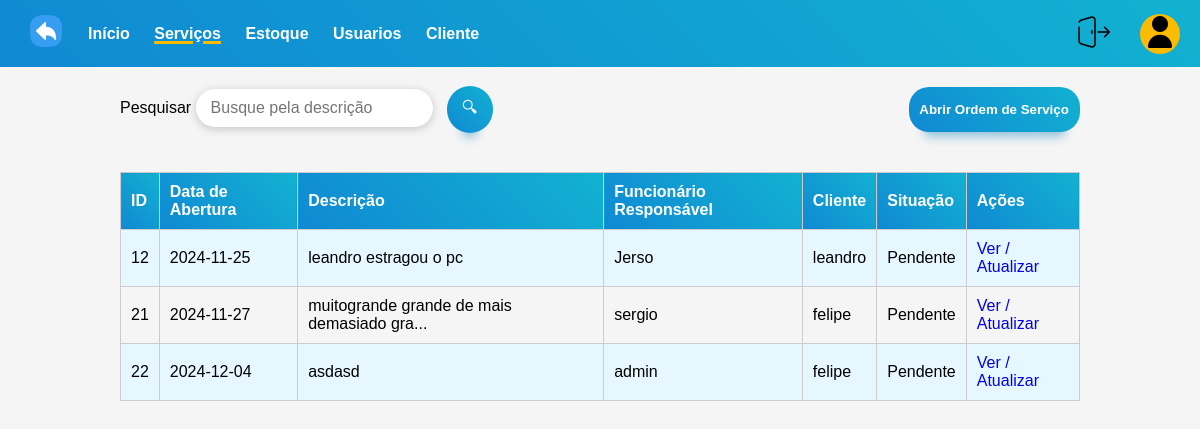
The page /serviço.php on the database its author committed.
### tables this page shows
CREATE TABLE `os` (
  `id_os` int(3) NOT NULL,
  `os_data_inicio` date NOT NULL,
  `os_data_fim` date DEFAULT NULL,
  `os_previsto` date NOT NULL,
  `os_descriçao` text NOT NULL,
  `os_atribuido` varchar(30) NOT NULL,
  `os_sit` varchar(20) NOT NULL,
  `os_preco` decimal(10,0) NOT NULL,
  `os_prod_1` varchar(50) NOT NULL,
  `os_prod_2` varchar(50) DEFAULT NULL,
  `os_prod_3` varchar(50) DEFAULT NULL,
  `cliente` varchar(50) NOT NULL
);

### serviço.php (the view, shortened to what this page needs)
<!DOCTYPE html>
<html lang="pt-br">
<head>
    <link rel="stylesheet" href="tabela.css">
</head>
<body>
    <header>
        <div class="div">
        <div class="logo"><a href="menuAdm.php"><img src="images/desfazer.png" alt=""></a></div>
            <nav>
                <ul>
                    <li><a class="NavItem" href="menuadm.php">Início</a></li>
                    <li><a class="NavItem underline" href="serviço.php">Serviços</a></li>
                    <li><a class="NavItem" href="estoque.php">Estoque</a></li>
                    <li><a class="NavItem" href="usuario.php">Usuarios</a></li>
                    <li><a class="NavItem" href="cliente.php">Cliente</a></li>
                </ul>
            </nav>
        </div>
        <div class="user-profile">
            <div class="logout"><a href="index.html"><img src="images/logout.png" title="Logout" alt="Logout"></a></div>
            <div class="user-icon"><img src="images/user.png" alt=""></div>
        </div>
    </header>
    <section>
            <form  method="POST">
                <label>Pesquisar</label>
                <input type="text" placeholder="Busque pela descrição" name="pesquisa"class="search-input">
                <button class="search-button">🔍︎</button>
            </form>
        <form action="cadastro_os.php" method="POST" class="form">
            <input class="login-button" type="submit" value="   Abrir Ordem de Serviço   ">
        </form>
    </section>
    <main>
        <br>
        <table class="tabela" align="center" border="1">
            <tr>
                <th>ID</th>
                <th>Data de Abertura</th>
                <th>Descrição</th>
                <th>Funcionário Responsável</th>
                <th>Cliente</th>
                <th>Situação</th>
                <th colspan="2">Ações</th>
                <?php
                    $conexao = conectadb();
                    $conexao->set_charset("utf8");
                    if (isset($_POST['pesquisa'])) {
                        $pesquisa = $_POST['pesquisa'];
                        $sql = "SELECT * FROM os WHERE os_descriçao LIKE '%$pesquisa%'";
                    } else {
                        $sql = "SELECT * FROM os ORDER BY os_data_inicio ASC";
                    }
                    $result = $conexao->query($sql);
                    if ($result->num_rows > 0) {
                        while ($linha = $result->fetch_assoc()) {
                            echo "<tr>";
                            echo "<td>" . $linha["id_os"] . "</td>";
                            echo "<td>" . $linha["os_data_inicio"] . "</td>";
                            $descricao = $linha["os_descriçao"];
                            if (strlen($descricao) > 40) {
                                $descricao = substr($descricao, 0, 40) . "...";
                            }
                            echo "<td>" . $descricao . "</td>";
                            echo "<td>" . $linha["os_atribuido"] . "</td>";
                            echo "<td>" . $linha["cliente"] . "</td>";
                            echo "<td>" . $linha["os_sit"] . "</td>";
                            echo "<td><a href='os.php?id_os=" . $linha["id_os"] . "'onclick='return confirm'>Ver / Atualizar</a></td>";
                            echo "</tr>";
                        }
                    } else {
                        echo "<tr><td colspan='5'>Sem Ordens de Serviço atualmente</td></tr>";
                    }
                ?>
            </tr>
        </table>
    </main>
</body>
</html>

### tabela.css (style rules this page uses)
* { margin: 0; padding: 0; box-sizing: border-box; }
a { text-decoration: none; }
body { font-family: Arial, sans-serif; background-color: #f5f5f5; opacity: 0; animation: fadeIn 0.4s forwards; }
header { display: flex; justify-content: space-between; align-items: center; padding: 10px 20px; background: linear-gradient(45deg, rgb(16, 137, 211) 0%, rgb(18, 177, 209) 100%); }
.NavItem { color: white; }
.div { display: flex; align-items: center; gap: 16px; }
.underline { text-decoration: underline; text-decoration-color: #fbbb00; text-decoration-thickness: 3px; }
.logout { margin-right: 30px; }
.logo { font-size: 18px; font-weight: bold; color: #333; padding: 5px 10px; border-radius: 10px; }
nav ul { list-style-type: none; }
nav ul li { display: inline; margin-right: 20px; }
nav ul li a { text-decoration: none; color: #333; font-size: 16px; font-weight: bold; border-bottom: 3px solid transparent; transition: 0.2s; }
.user-profile { display: flex; align-items: center; }
.user-icon { justify-content: center; align-items: center; padding-left: 4px; padding-top: 2px; width: 40px; height: 40px; background-color: #fbbb00; border-radius: 50%; }
section { display: flex; justify-content: space-between; align-items: center; padding-right: 10%; padding-left: 10%; }
main { display: flex; justify-content: center; align-items: center; }
table { width: 80%; border-collapse: collapse; margin-top: 20px; }
th, td { border: 1px solid #ccc; padding: 10px; text-align: left; }
th { background: linear-gradient(45deg, rgb(16, 137, 211) 0%, rgb(18, 177, 209) 100%); color: white; }
tr:nth-child(even) { background-color: #e6f7ff; }
.form .login-button { display: block; width: 100%; font-weight: bold; background: linear-gradient(45deg, rgb(16, 137, 211) 0%, rgb(18, 177, 209) 100%); color: white; padding-block: 15px; margin: 20px auto; border-radius: 20px; box-shadow: rgba(133, 189, 215, 0.8784313725) 0px 20px 10px -15px; border: none; transition: all 0.2s ease-in-out; cursor: pointer; }
.search-input { border: none; padding: 10px 15px; font-size: 16px; border-radius:25px 25px 25px 25px; outline: none; box-shadow: 0 2px 10px rgba(0, 0, 0, 0.2); }
.search-button { background: linear-gradient(45deg, rgb(16, 137, 211) 0%, rgb(18, 177, 209) 100%); color: white; border: none; padding: 10px 15px; font-size: 16px; cursor: pointer; border-radius: 25px 25px 25px 25px; transition: background-color 0.3s; margin-left: 10px; box-shadow: rgba(133, 189, 215, 0.8784313725) 0px 20px 10px -15px; transition: all 0.2s ease-in-out; }

### rows shown on the page
os: id_os "12", os_data_inicio "2024-11-25", os_descriçao "leandro estragou o pc", os_atribuido "Jerso", cliente "leandro", os_sit "Pendente"
os: id_os "21", os_data_inicio "2024-11-27", os_descriçao "muitogrande grande de mais demasiado gra...", os_atribuido "sergio", cliente "felipe", os_sit "Pendente"
os: id_os "22", os_data_inicio "2024-12-04", os_descriçao "asdasd", os_atribuido "admin", cliente "felipe", os_sit "Pendente"
